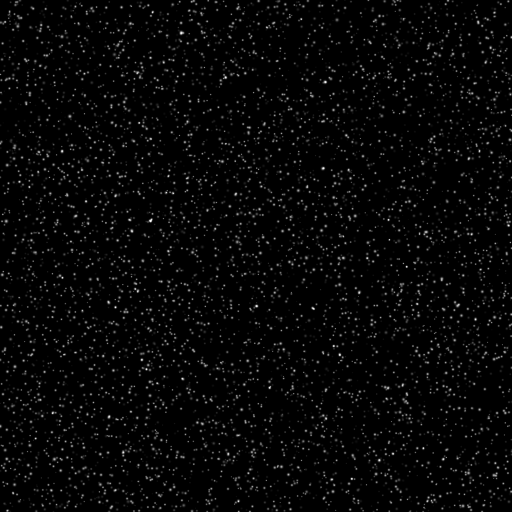
#> input picture exercises/ex1_correlate_img/B005_1.tif, 512 x 512 px
$ python scipy_correlation2d_inspetion.py
#> lines starting #> are read from the running program, lines starting #| are printed output that depends on the picture
# -*- coding: utf-8 -*-
"""
Created on Mon Feb  4 17:51:10 2019

@author: lior
"""
# inspection cross corelation function
import numpy as np
from matplotlib import pyplot as plt
from scipy.signal import correlate2d

a=plt.imread('B005_1.tif')
#> a is the input picture: shape (512, 512); min 0, max 248, mean 6.7
b=plt.imread('B005_2.tif')
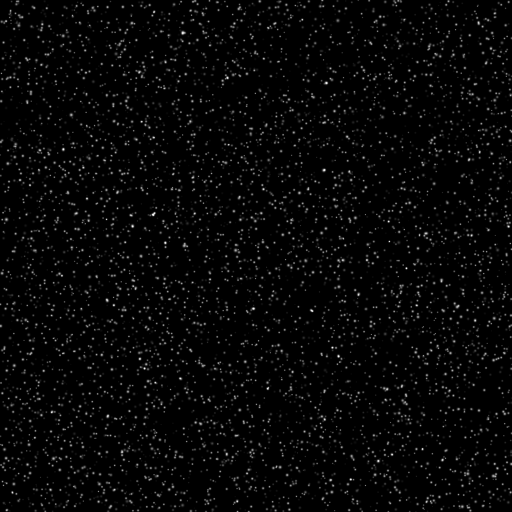
#> input picture exercises/ex1_correlate_img/B005_2.tif, 512 x 512 px
#> b is the input picture: shape (512, 512); min 0, max 248, mean 6.7
ia=a[0:32,0:32].copy()
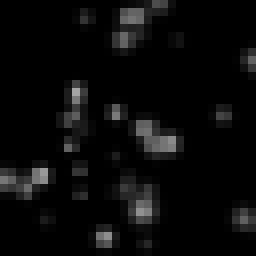
#> ia: shape (32, 32) (shown 8 times larger); min 0, max 165, mean 10
ib=b[0:32,0:32].copy()
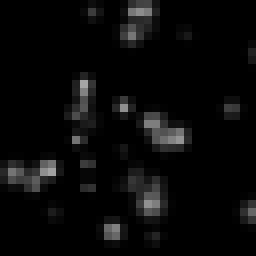
#> ib: shape (32, 32) (shown 8 times larger); min 0, max 165, mean 9.5
c_0_0=np.sum((ia-ia.mean())*(ib-ib.mean()))
#> c_0_0 = 341074.7
c_0_1=np.sum((ia-ia.mean())*(np.roll(ib,1,axis=1)-ib.mean()))
#> c_0_1 = 137834.7
c_0_ng1=np.sum((ia-ia.mean())*(np.roll(ib,-1,axis=1)-ib.mean()))
#> c_0_ng1 = 474207.7
c_1_1=np.sum((ia-ia.mean())*(np.roll(ib,(1,1),axis=(0,1))-ib.mean()))
#> c_1_1 = 156207.7
#for row in range
c1=correlate2d(ib-ib.mean(),ia-ia.mean())
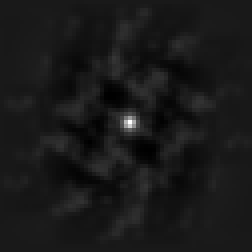
#> c1: shape (63, 63) float64 (shown 4 times larger); min -66267.5, max 603857.9, mean 0; drawn with min black and max white
c2=correlate2d(ia-ia.mean(),ib-ib.mean())
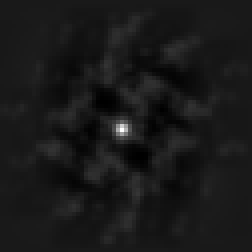
#> c2: shape (63, 63) float64 (shown 4 times larger); min -66267.5, max 603857.9, mean 0; drawn with min black and max white
c1[31,31]
c1[31,32]
c1[31,30]
c2[31,31]
c2[31,32]
c2[31,30]
c_0_1=np.sum((ia[:,1::]-ia.mean())*(np.roll(ib,1,axis=1)[:,1::]-ib.mean()))
#> c_0_1 = 140098.1
c_15_0=np.sum((ia[30::,:]-ia.mean())*(np.roll(ib,30,axis=0)[30::,:]-ib.mean()))
#> c_15_0 = 2168
c2[31+30,31]
c2[31+15,31]
